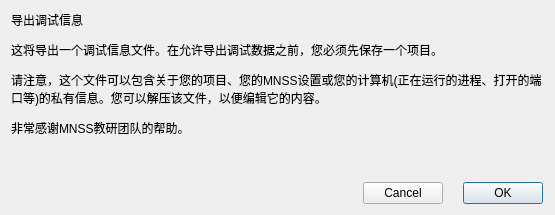
<?xml version="1.0" encoding="UTF-8"?>
<ui version="4.0">
 <class>ExportDebugDialog</class>
 <widget class="QDialog" name="ExportDebugDialog">
  <property name="windowModality">
   <enum>Qt::WindowModal</enum>
  </property>
  <property name="geometry">
   <rect>
    <x>0</x>
    <y>0</y>
    <width>555</width>
    <height>215</height>
   </rect>
  </property>
  <property name="windowTitle">
   <string>Debug导出信息</string>
  </property>
  <property name="modal">
   <bool>true</bool>
  </property>
  <layout class="QVBoxLayout" name="verticalLayout">
   <property name="rightMargin">
    <number>12</number>
   </property>
   <item>
    <widget class="QLabel" name="label">
     <property name="text">
      <string>&lt;html&gt;&lt;head/&gt;&lt;body&gt;&lt;p&gt;&lt;span style=&quot; font-family:'宋体'; color:#000000;&quot;&gt;导出调试信息&lt;/span&gt;&lt;/p&gt;&lt;p&gt;&lt;span style=&quot; font-family:'宋体'; color:#000000;&quot;&gt;这将导出一个调试信息文件。在允许导出调试数据之前，您必须先保存一个项目。&lt;/span&gt;&lt;/p&gt;&lt;p&gt;&lt;span style=&quot; font-family:'宋体'; color:#000000;&quot;&gt;请注意，这个文件可以包含关于您的项目、您的MNSS设置或您的计算机&lt;/span&gt;&lt;span style=&quot; font-family:'Calibri'; color:#000000;&quot;&gt;(&lt;/span&gt;&lt;span style=&quot; font-family:'宋体'; color:#000000;&quot;&gt;正在运行的进程、打开的端口等&lt;/span&gt;&lt;span style=&quot; font-family:'Calibri'; color:#000000;&quot;&gt;)&lt;/span&gt;&lt;span style=&quot; font-family:'宋体'; color:#000000;&quot;&gt;的私有信息。您可以解压该文件，以便编辑它的内容。&lt;/span&gt;&lt;/p&gt;&lt;p&gt;&lt;span style=&quot; font-family:'宋体'; color:#000000;&quot;&gt;非常感谢MNSS教研团队的帮助。&lt;/span&gt;&lt;/p&gt;&lt;/body&gt;&lt;/html&gt;</string>
     </property>
     <property name="textFormat">
      <enum>Qt::RichText</enum>
     </property>
     <property name="scaledContents">
      <bool>false</bool>
     </property>
     <property name="alignment">
      <set>Qt::AlignLeading|Qt::AlignLeft|Qt::AlignTop</set>
     </property>
     <property name="wordWrap">
      <bool>true</bool>
     </property>
    </widget>
   </item>
   <item>
    <layout class="QHBoxLayout" name="horizontalLayout">
     <property name="spacing">
      <number>20</number>
     </property>
     <item>
      <spacer name="horizontalSpacer">
       <property name="orientation">
        <enum>Qt::Horizontal</enum>
       </property>
       <property name="sizeHint" stdset="0">
        <size>
         <width>40</width>
         <height>20</height>
        </size>
       </property>
      </spacer>
     </item>
     <item>
      <widget class="QPushButton" name="uiCancelButton">
       <property name="sizePolicy">
        <sizepolicy hsizetype="Fixed" vsizetype="Fixed">
         <horstretch>0</horstretch>
         <verstretch>0</verstretch>
        </sizepolicy>
       </property>
       <property name="text">
        <string>Cancel</string>
       </property>
      </widget>
     </item>
     <item>
      <widget class="QDialogButtonBox" name="uiOkButton">
       <property name="sizePolicy">
        <sizepolicy hsizetype="Fixed" vsizetype="Fixed">
         <horstretch>0</horstretch>
         <verstretch>0</verstretch>
        </sizepolicy>
       </property>
       <property name="orientation">
        <enum>Qt::Horizontal</enum>
       </property>
       <property name="standardButtons">
        <set>QDialogButtonBox::Ok</set>
       </property>
      </widget>
     </item>
    </layout>
   </item>
  </layout>
  <zorder>label</zorder>
  <zorder></zorder>
 </widget>
 <resources>
  <include location="../../resources/resources.qrc"/>
 </resources>
 <connections>
  <connection>
   <sender>uiCancelButton</sender>
   <signal>clicked()</signal>
   <receiver>ExportDebugDialog</receiver>
   <slot>reject()</slot>
   <hints>
    <hint type="sourcelabel">
     <x>347</x>
     <y>184</y>
    </hint>
    <hint type="destinationlabel">
     <x>286</x>
     <y>274</y>
    </hint>
   </hints>
  </connection>
 </connections>
</ui>
